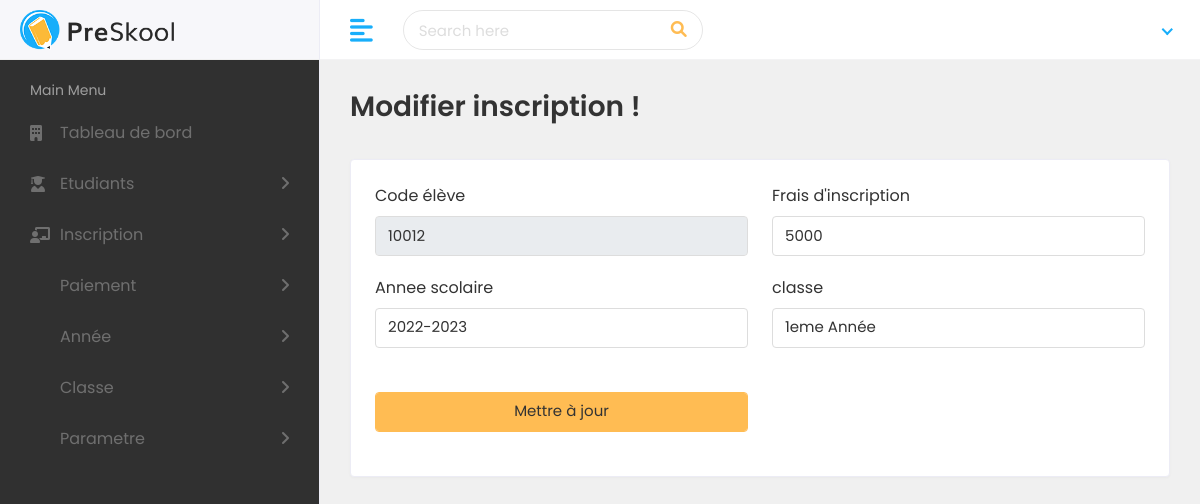
/pages/editerInscription.php?id_inscription=26 (signed in), run on the app's committed database.
### tables this page shows
CREATE TABLE `inscription` (
  `id_inscription` int(11) NOT NULL,
  `frais_inscription` int(11) NOT NULL,
  `date_inscription` datetime DEFAULT NULL,
  `id_eleve` int(10) UNSIGNED NOT NULL,
  `id_annee_scolaire` int(11) NOT NULL,
  `id_classe` int(11) NOT NULL,
  `id_user` int(11) UNSIGNED NOT NULL
);

CREATE TABLE `eleve` (
  `id_eleve` int(10) UNSIGNED NOT NULL,
  `nom` varchar(45) DEFAULT NULL,
  `prenom` varchar(45) DEFAULT NULL,
  `telephone` varchar(45) DEFAULT NULL,
  `adresse` varchar(100) NOT NULL,
  `np_mere` varchar(45) DEFAULT NULL,
  `np_pere` varchar(45) DEFAULT NULL,
  `tel_parent` varchar(45) NOT NULL,
  `lieuxtravailPere` varchar(45) DEFAULT NULL,
  `lieuxtravailMere` varchar(45) DEFAULT NULL,
  `date_nais` date NOT NULL,
  `sex` varchar(45) DEFAULT NULL,
  `date_enregister` datetime NOT NULL DEFAULT current_timestamp(),
  `id_user` int(11) NOT NULL
);

CREATE TABLE `annee_scolaire` (
  `id_annee_scolaire` int(11) NOT NULL,
  `nom_annee` varchar(45) DEFAULT NULL,
  `description` varchar(45) DEFAULT NULL
);

CREATE TABLE `classe` (
  `id_classe` int(11) NOT NULL,
  `nomClasse` varchar(50) NOT NULL,
  `description` varchar(255) NOT NULL,
  `nbre_par_classe` int(11) NOT NULL,
  `montant_annuelle` int(11) NOT NULL
);

### pages/editerInscription.php (the view, shortened to what this page needs)
<?php
require '../includes/head.php';
require '../codePHP/modifierInscription.php';
$id_inscription = $_GET['id_inscription'];
$encian = $pdo->prepare("
 SELECT
 eleve.id_eleve,
 eleve.nom,
 eleve.prenom,
 eleve.telephone,
 annee_scolaire.nom_annee,
 classe.nomClasse,
 id_inscription,
 frais_inscription,
 date_inscription
 FROM inscription
 INNER JOIN eleve ON eleve.id_eleve = inscription.id_eleve
 INNER JOIN annee_scolaire ON annee_scolaire.id_annee_scolaire = inscription.id_annee_scolaire
 INNER JOIN classe ON classe.id_classe = inscription.id_classe
 WHERE inscription.id_inscription = $id_inscription
");
$encian->execute();
?>
<div class="header">
<div class="header-left">
<a href="index.html" class="logo">
<img src="../assets/img/logo.png" alt="Logo">
</a>
</div>
<a href="javascript:void(0);" id="toggle_btn">
<i class="fas fa-align-left"></i>
</a>
<div class="top-nav-search">
<form>
<input type="text" class="form-control" placeholder="Search here">
<button class="btn" type="submit"><i class="fas fa-search"></i></button>
</form>
</div>
<?php  require("../includes/sous.php"); ?>
</div>
<?php  require("../includes/nav.php"); ?>
<div class="page-wrapper">
<div class="content container-fluid">
<div class="page-header">
<div class="row align-items-center">
<div class="col">
<h3 class="page-title">Modifier inscription !</h3>
</div>
</div>
</div>
<div class="row">
<div class="col-sm-12">
<div class="card">
<div class="card-body">
<form method="POST">
<?php foreach($encian as $encians){ ?>
<div class="row">
<div class="col-12 col-sm-6">
<div class="form-group">
<label>Code élève</label>
<input type="number" readonly value="<?php echo $encians['id_eleve']; ?>" required name="id_eleve" class="form-control">
</div>
</div>
<div class="col-12 col-sm-6">
<div class="form-group">
<label>Frais d'inscription</label>
<input type="number" value="<?php echo $encians['frais_inscription']; ?>" required name="frais_inscription" class="form-control">
</div>
</div>
<div class="col-12 col-sm-6">
<div class="form-group">
<label>Annee scolaire</label>
<select class="form-control drowpdown list" name="id_annee_scolaire">
   <option value="<?php echo $encians['nom_annee']; ?>" ><?php echo $encians['nom_annee']; ?></option>
</select>
</div>
</div>
<div class="col-12 col-sm-6">
<div class="form-group">
<label>classe</label>
<select class="form-control" name="id_classe">
   <option value="<?php echo $encians['nomClasse']; ?>"><?php echo $encians['nomClasse']; ?></option>
</select></div>
</div>
<div class="col-12 col-sm-6">
<div class="form-group">
<input class="form-control btn btn-primary" name="update" type="submit" value="Mettre à jour">
</div>
</div>
</div>
</form>
<?php } ?>
</div>
</div>
</div>
</div>
</div>
</div>
</div>
</body>
</html>

### assets/css/style.css (style rules this page uses)
html { height: 100%; }
body { background-color: #fff; color: #333; font-family: 'Poppins', sans-serif; font-size: 1rem; height: 100%; line-height: 1.5; overflow-x: hidden; }
h1, h2, h3, h4, h5, h6 { font-family: 'Poppins', sans-serif; margin-top: 0; }
.form-control { border: 1px solid #ddd; box-shadow: none; color: #333; font-size: 15px; height: 40px; }
a { color: #009ce7; text-decoration: none; }
input, button, a { transition: all 0.4s ease; -moz-transition: all 0.4s ease; -o-transition: all 0.4s ease; -ms-transition: all 0.4s ease; -webkit-transition: all 0.4s ease; }
input, input:focus, button, button:focus { outline: none; }
input[type=text], input[type=password] { -webkit-appearance: none; -moz-appearance: none; appearance: none; }
.form-group { margin-bottom: 1.25rem; }
label { display: inline-block; margin-bottom: 0.5rem; }
.btn-primary { background-color: #FFBC53; border: 1px solid #FFBC53; }
.card { border: 1px solid #ececf5; box-shadow: 0 1px 3px 0 rgba(0, 0, 0, 0.03); margin-bottom: 1.875rem; }
.card-body { padding: 1.5rem; }
.header { background-color: #fff; border-bottom: 1px solid #f3f3f4; left: 0; position: fixed; right: 0; top: 0; z-index: 1001; height: 60px; }
.header .header-left { float: left; height: 60px; padding: 0 20px; position: relative; width: 320px; z-index: 1; transition: all 0.2s ease-in-out; background-color: #f7f7fa; border-bottom: 1px solid #efefef; border-right: 1px solid #ececf5; display: flex; align-items: center; }
.header .header-left .logo { display: inline-block; line-height: 60px; }
.header .header-left .logo img { max-height: 40px; width: auto; }
.top-nav-search { float: left; margin-left: 15px; }
.top-nav-search form { margin-top: 10px; position: relative; width: 300px; }
.top-nav-search .form-control { background-color: transparent; border-color: rgba(0, 0, 0, 0.1); border-radius: 50px; color: #6c757d; height: 40px; padding: 10px 50px 10px 15px; }
.top-nav-search .btn { background-color: transparent; border-color: transparent; color: #ffbc53; min-height: 40px; padding: 7px 15px; position: absolute; right: 0; top: 0; }
.top-nav-search .form-control::placeholder { color: #ddd; }
.page-wrapper { margin-left: 320px; padding-top: 60px; position: relative; transition: all 0.4s ease; }
.page-wrapper > .content { padding: 1.875rem 1.875rem 0; }
.page-header { margin-bottom: 1.875rem; }
.page-title { font-size: 28px; font-weight: 600; color: #333; margin-bottom: 5px; }
@media (min-width: 992px) { #toggle_btn { align-items: center; color: #18aefa; display: inline-flex; float: left; font-size: 26px; height: 60px; justify-content: center; margin-left: 15px; padding: 0 15px; } }

### includes/nav.php (style rules this page uses)
a { color: red; }

### data on the page
inscription: id_eleve "10012", frais_inscription "5000", id_annee_scolaire "2022-2023", id_classe "1eme Année"
